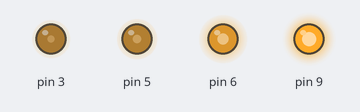
Simulated run of this sketch. Board: Arduino Uno, built with avr-gcc and run on an emulated ATmega328P. Shown: output pins drawn as LEDs (lit = HIGH). Random numbers use the default seed unless the sketch sets one.

Above: at 0.15 s.
At 4.07 s:
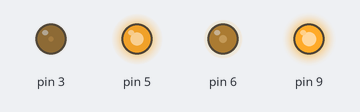
At 8.28 s:
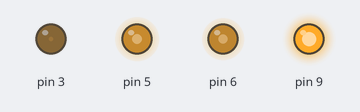
At 16.72 s:
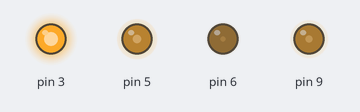
At 24.86 s:
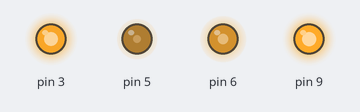
At 33.3 s:
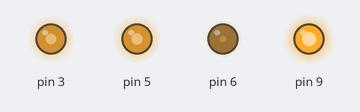
Timing chart, 0 to 33.2 s (numbered marks = the images above):
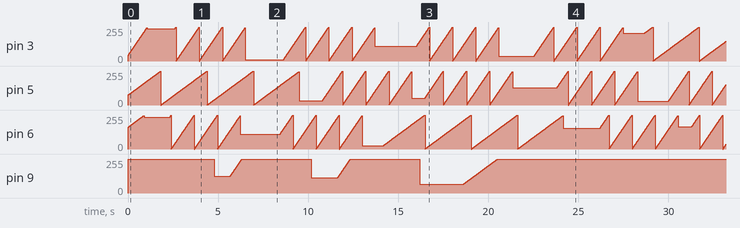

Measured:
- by itself, pin 5: moves between 0/255 and 255/255, repeating every 2.6 s

The sketch:

random_lights.ino
```cpp
int levels[5];
int spd[5];
int del[5];


void setup() {
  // put your setup code here, to run once:
  Serial.begin(9600);
  pinMode(3, OUTPUT);
  pinMode(5, OUTPUT);
  pinMode(6, OUTPUT);
  pinMode(9, OUTPUT);

  for(int x = 0; x < 5; x++)
  {
    levels[x] = random(0,1000);
    spd[x] = random(1,3);
  }

}


void loop() {

  for(int x = 0; x <= 3; x++)
  {
    if (del[x] > 0)
    {
      del[x] = del[x] - 1;
    } else {

      levels[x] = levels[x] + spd[x];
      if (levels[x] >= 1020) { levels[x] = random(0,300); spd[x] = random(1,3); del[x] = random(50, 250); }

      if (x == 0) { analogWrite(3, levels[x]); }
      if (x == 1) { analogWrite(5, levels[x]); }
      if (x == 2) { analogWrite(6, levels[x]); }
      if (x == 3) { analogWrite(9, levels[x]); }
    }
  }
  delay(10);
}
```
